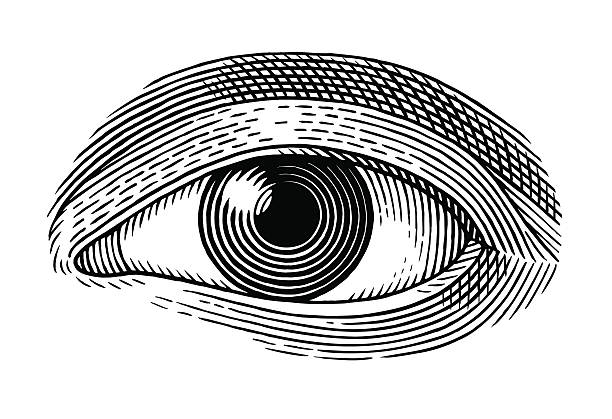
#> input picture image2.jpg, 612 x 419 px, found by its file name
$ python test_main_itworks_A4_GG.py
#> lines starting #> are read from the running program, lines starting #| are printed output that depends on the picture; after the words box and inside, x2 and y2 are one past the last pixel; in counts of white or black regions, pixels touching at a corner belong together
import cv2
import numpy as np
import socket
import time
import math # Import math for distance calculation

# --- Constants ---
A4_WIDTH_MM = 210
A4_HEIGHT_MM = 297
PEN_UP_Z = -10  # Z coordinate for pen up (adjust based on your robot setup)
PEN_DOWN_Z = 0    # Z coordinate for pen down (adjust based on your robot setup)
MIN_CONTOUR_LENGTH_PX = 10 # Ignore very small contours (noise) - adjust as needed

# --- Helper Function ---
def calculate_distance(p1, p2):
    """Calculates Euclidean distance between two points (x, y)."""
    return math.sqrt((p1[0] - p2[0])**2 + (p1[1] - p2[1])**2)

# --- Image Processing Functions ---
def image_to_contours(image_path, output_path, threshold1=25, threshold2=100):
    """
    Convert an image to edges using Canny and find contours.
    :param image_path: Path to the input image.
    :param output_path: Path to save the edge image (optional visual check).
    :param threshold1: Lower threshold for Canny edge detection.
    :param threshold2: Upper threshold for Canny edge detection.
    :return: List of contours (each a list of pixel coordinates), image dimensions (width, height).
    """
    image = cv2.imread(image_path, cv2.IMREAD_GRAYSCALE)
    if image is None:
        raise FileNotFoundError(f"Could not read image from {image_path}")

    image_height, image_width = image.shape[:2] # Get image dimensions

    blurred = cv2.GaussianBlur(image, (5, 5), 0)
    edges = cv2.Canny(blurred, threshold1, threshold2)
    cv2.imwrite(output_path, edges) # Save the edges image for verification

    # Find contours - Use RETR_LIST to get all contours, CHAIN_APPROX_SIMPLE to compress segments
    contours, hierarchy = cv2.findContours(edges, cv2.RETR_LIST, cv2.CHAIN_APPROX_SIMPLE)

    # Filter out very small contours (likely noise)
    filtered_contours = [c for c in contours if cv2.arcLength(c, closed=False) > MIN_CONTOUR_LENGTH_PX]

    print(f"Found {len(contours)} raw contours, {len(filtered_contours)} contours after filtering.")

    # Reshape contours to be lists of (x, y) tuples
    contours_xy = []
    for contour in filtered_contours:
        # Squeeze removes single-dimensional entries from the shape of an array.
        # Contours from findContours are often [[[x1, y1]], [[x2, y2]], ...]
        points = contour.squeeze().tolist()
        # Handle cases where squeeze might result in a single point (not a list)
        if isinstance(points[0], int):
             points = [points] # Make it a list containing the single point tuple
        contours_xy.append([(p[0], p[1]) for p in points])


    return contours_xy, image_width, image_height

def scale_point_to_a4(point_xy, image_width, image_height, scale_factor):
    """
    Scales and transforms a single (x, y) pixel coordinate to centered A4 (mm).
    :param point_xy: Tuple (x, y) pixel coordinate.
    :param image_width: Width of the original image in pixels.
    :param image_height: Height of the original image in pixels.
    :param scale_factor: Pre-calculated scale factor for A4 fitting.
    :return: Tuple (x_mm, y_mm) scaled coordinate.
    """
    x_pixel, y_pixel = point_xy
    center_x_pixel = image_width / 2
    center_y_pixel = image_height / 2

    # Translate pixel coordinates so (0,0) is the image center
    x_centered_pixel = x_pixel - center_x_pixel
    # Invert y-axis (image y increases downwards, cartesian y increases upwards)
    y_centered_pixel = center_y_pixel - y_pixel

    # Scale the centered coordinates to millimeters
    x_mm = x_centered_pixel * scale_factor
    y_mm = y_centered_pixel * scale_factor

    return (x_mm, y_mm)

def create_drawing_paths(contours_xy, image_width, image_height, optimize_paths=True):
    """
    Takes list of contours (pixel coordinates), scales them, and creates drawing paths.
    Each path is a sequence of (X, Z, Y) commands for the robot.
    :param contours_xy: List of contours, where each contour is a list of (x, y) pixel points.
    :param image_width: Width of the original image.
    :param image_height: Height of the original image.
    :param optimize_paths: Boolean flag to enable path optimization (nearest neighbor).
    :return: List of robot commands [(X, Z, Y), ...].
    """
    # Calculate the single scale factor for the entire drawing
    scale_x = A4_WIDTH_MM / image_width
    scale_y = A4_HEIGHT_MM / image_height
    scale_factor = min(scale_x, scale_y)

    scaled_contours = []
    for contour in contours_xy:
        scaled_contour = [scale_point_to_a4(p, image_width, image_height, scale_factor) for p in contour]
        if len(scaled_contour) >= 2: # Need at least two points to form a line
             scaled_contours.append(scaled_contour)

    if not scaled_contours:
        return []

    # --- Path Optimization (Optional but Recommended) ---
    # Order the contours to minimize travel distance between the end of one contour
    # and the start of the next (Nearest Neighbor approach).
    ordered_contours = []
    if optimize_paths and scaled_contours:
        remaining_contours = list(scaled_contours) # Make a copy
        # Start with the first contour (arbitrary, could pick longest/closest to origin etc.)
        current_contour = remaining_contours.pop(0)
        ordered_contours.append(current_contour)
        last_point = current_contour[-1] # End point of the current contour

        while remaining_contours:
            best_dist = float('inf')
            best_idx = -1
            best_reversed = False # Should we draw the next contour in reverse?

            for i, contour in enumerate(remaining_contours):
                start_point = contour[0]
                end_point = contour[-1]

                # Distance from last_point to start of this contour
                dist_start = calculate_distance(last_point, start_point)
                # Distance from last_point to end of this contour (if drawn in reverse)
                dist_end = calculate_distance(last_point, end_point)

                if dist_start < best_dist:
                    best_dist = dist_start
                    best_idx = i
                    best_reversed = False

                if dist_end < best_dist:
                    best_dist = dist_end
                    best_idx = i
                    best_reversed = True

            # Select the best next contour
            next_contour = remaining_contours.pop(best_idx)
            if best_reversed:
                next_contour.reverse() # Reverse it in place

            ordered_contours.append(next_contour)
            last_point = next_contour[-1] # Update last point for next iteration

        scaled_contours = ordered_contours # Use the optimized order
        print(f"Optimized contour drawing order.")

    # --- Generate Robot Commands ---
    robot_commands = []
    for contour in scaled_contours:
        start_point = contour[0]
        # 1. Move to the start of the contour (Pen Up)
        robot_commands.append((start_point[0], PEN_UP_Z, start_point[1]))
        # 2. Put Pen Down at the start
        robot_commands.append((start_point[0], PEN_DOWN_Z, start_point[1]))

        # 3. Draw along the contour segments (Pen Down)
        for i in range(len(contour) - 1):
            end_point = contour[i+1]
            # Only add command if it's different from the previous (handles single points)
            if end_point != contour[i]:
                 robot_commands.append((end_point[0], PEN_DOWN_Z, end_point[1]))

        # 4. Lift Pen at the end of the contour
        final_point = contour[-1]
        robot_commands.append((final_point[0], PEN_UP_Z, final_point[1]))

    return robot_commands


# --- Socket Communication Functions ---
# (connect_to_robot, send_message, receive_message remain the same)
def connect_to_robot(host, port):
    """ Connect to the robot controller and return the socket object. """
    try:
        s = socket.socket(socket.AF_INET, socket.SOCK_STREAM)
        s.settimeout(10)
        s.connect((host, port))
        print(f"Connected to the robot controller at {host}:{port}")
        return s
    except socket.timeout:
        print("Socket timeout during connection")
        return None
    except socket.error as e:
        print(f"Socket error during connection: {e}")
        return None

def send_message(s, message):
    """ Send a message to the robot controller. """
    try:
        s.sendall(message.encode('utf-8'))
        # print(f"Sent: {message}") # Reduce verbosity
        return True
    except socket.timeout:
        print("Socket timeout during send")
        return False
    except socket.error as e:
        print(f"Send error: {e}")
        return False

def receive_message(s, buffer_size=1024):
    """ Receive a message from the robot controller. """
    try:
        data = s.recv(buffer_size)
        decoded_data = data.decode('utf-8').strip()
        # print(f"Received: {decoded_data}") # Reduce verbosity
        return decoded_data
    except socket.timeout:
        print("Socket timeout during receive")
        return None
    except socket.error as e:
        print(f"Receive error: {e}")
        return None

# --- Function to dump point data into a text file ---
def dump_path_data(robot_commands, file_path):
    """
    Dump the robot command path data into a text file.
    Format: X, Z, Y
    :param robot_commands: List of robot commands [(X, Z, Y), ...].
    :param file_path: Path to save the point data file.
    """
    with open(file_path, 'w') as file:
        for (x, z, y) in robot_commands:
            file.write(f"{x:.2f}, {z}, {y:.2f}\n")


# --- Main Function ---
def main():
    input_image_path = "C:/Users/USER/Learn_Coding/TROB1_drawing_with_voice_command/image2.jpg"
    output_edge_path = "C:/Users/USER/Learn_Coding/TROB1_drawing_with_voice_command/line_art_edges_output.jpg"
    output_path_data_path = "C:/Users/USER/Learn_Coding/TROB1_drawing_with_voice_command/path_data_a4_optimized.txt"

    HOST = '127.0.0.1'
    PORT = 55000

    try:
        # Step 1: Find contours from the image
        contours_xy, image_width, image_height = image_to_contours(input_image_path, output_edge_path)
#> in image_to_contours, `blurred = cv2.GaussianBlur(image, (5, 5), 0)`:
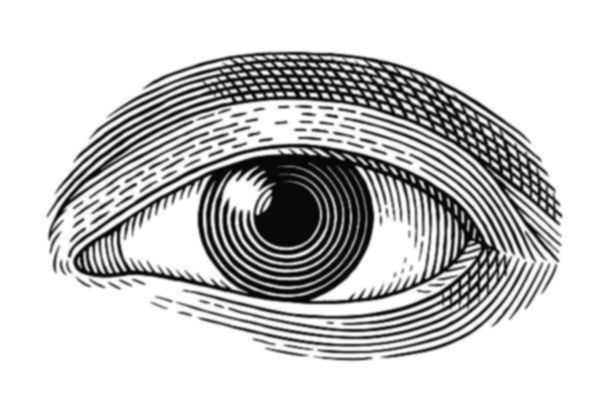
#> blurred: shape (419, 612); min 3, max 255, mean 203.1
#> in image_to_contours, `edges = cv2.Canny(blurred, threshold1, threshold2)`:
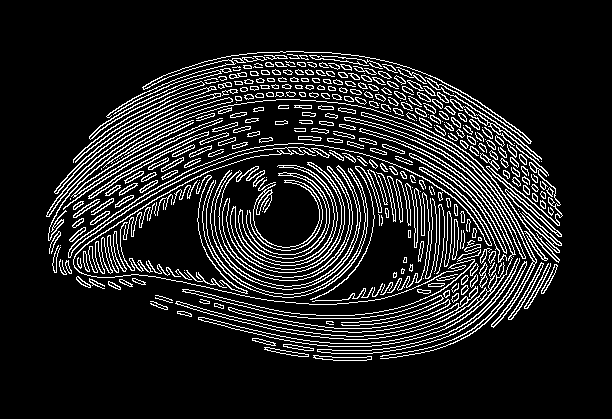
#> edges: shape (419, 612); 12.4% white in thin lines or dots, all inside (x1, y1, x2, y2) = (46, 51, 563, 361)
#> in image_to_contours, `contours, hierarchy = cv2.findContours(edges, cv2.RETR_LIST, cv2.CHAIN..`: contours = 567 contours, 211 with area under 20; largest, box (x1, y1, x2, y2) and area: (175, 128, 516, 347) 1966, (361, 112, 537, 328) 1098, (198, 290, 492, 347) 938, (344, 117, 526, 259) 848, (344, 117, 526, 259) 679
#> in image_to_contours, `filtered_contours = [c for c in contours if cv2.arcLength(c, closed=Fa..`: filtered_contours = 513 contours, 157 with area under 20; largest, box (x1, y1, x2, y2) and area: (175, 128, 516, 347) 1966, (361, 112, 537, 328) 1098, (198, 290, 492, 347) 938, (344, 117, 526, 259) 848, (344, 117, 526, 259) 679
#| Found 567 raw contours, 513 contours after filtering.
#> after the loop in image_to_contours, `for contour in filtered_contours:`: contours_xy = 513 items
#> contours_xy = 513 items; image_width = 612; image_height = 419

        if not contours_xy:
            print("No contours found or remaining after filtering.")
            return

        # Step 2: Create scaled drawing paths from contours
        # optimize_paths=True will try to draw contours in an efficient order
        robot_commands = create_drawing_paths(contours_xy, image_width, image_height, optimize_paths=True)
#> in create_drawing_paths, `scale_x = A4_WIDTH_MM / image_width`: scale_x = 0.343
#> in create_drawing_paths, `scale_y = A4_HEIGHT_MM / image_height`: scale_y = 0.709
#> in create_drawing_paths, `scale_factor = min(scale_x, scale_y)`: scale_factor = 0.343
#> the loop in create_drawing_paths, `for contour in contours_xy:` made 513 passes
        print(f"Generated {len(robot_commands)} robot commands.")
#| Generated 26841 robot commands.

        if not robot_commands:
             print("No robot commands generated.")
             return

        # Step 3: Dump the command path data to a file
        dump_path_data(robot_commands, output_path_data_path)
#> the loop in dump_path_data, `for (x, z, y) in robot_commands:` made 26841 passes
#> (x, z, y) on passes 1 to 3: (2.75, -10, -50.27), (2.75, 0, -50.27), (3.09, 0, -49.93)
        print(f"Optimized path data saved to {output_path_data_path}")

        # Step 4: Socket communication
#> (the run stopped early here; a loop or call above may not have finished)
